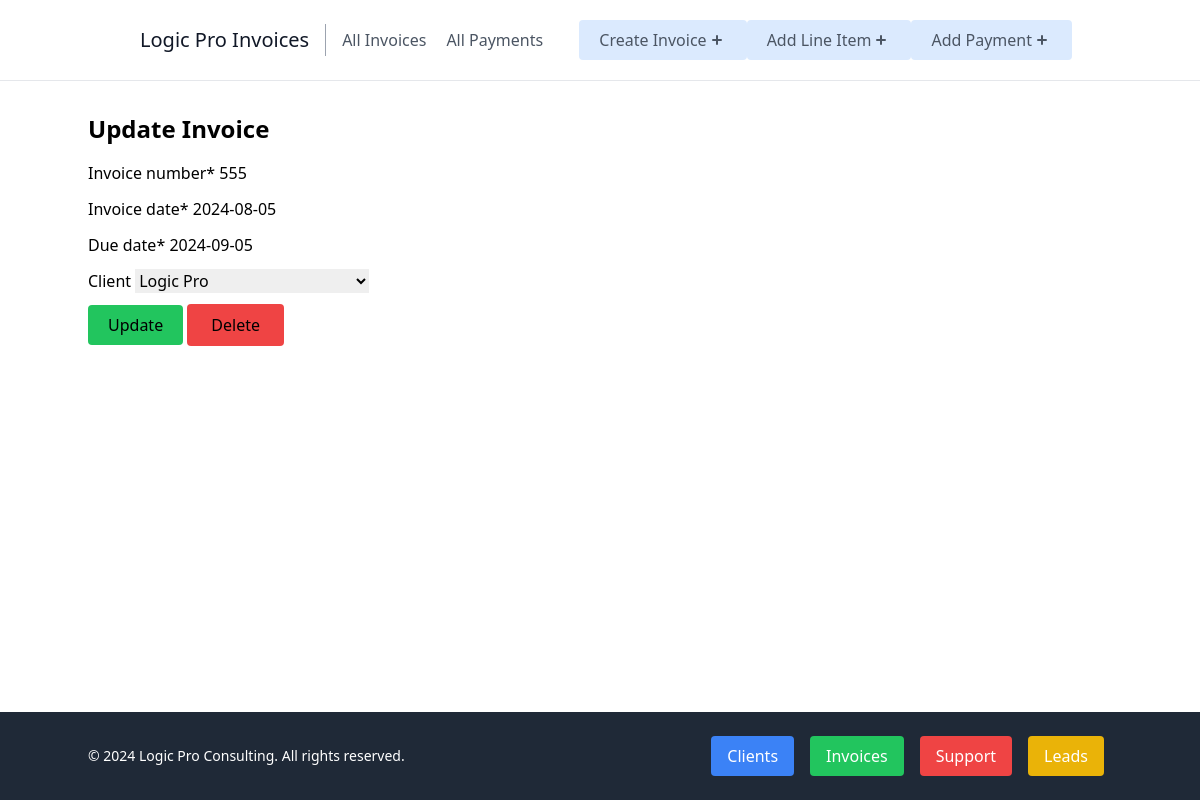
Screenshot of /invoices/update/invoice/16/ with the database file from the repository.
### invoices/models.py (models this page shows, shortened)
class Invoice(models.Model):
    invoice_number = models.CharField(max_length=100)
    invoice_date = models.DateField()
    due_date = models.DateField()
    created_at = models.DateTimeField(auto_now_add=True)
    updated_at = models.DateTimeField(auto_now=True)
    client = models.ForeignKey(Client, on_delete=models.CASCADE, related_name='client_invoice', null=True, blank=True)

### invoices/views.py (the view)
# urls.py: path('invoices/update/invoice/<int:invoice_id>/', update_invoice, name='update-invoice'),
def update_invoice(request, invoice_id):
    invoice = get_object_or_404(Invoice, pk=invoice_id)
    if request.method == 'POST':
        form = InvoiceForm(request.POST, instance=invoice)
        if form.is_valid():
            form.save()
            return redirect(reverse('invoice-detail', kwargs={'invoice_id': invoice_id}))
    else:
        form = InvoiceForm(instance=invoice)
    context = {
        'form': form,
        'invoice': invoice,
    }
    return render(request, 'invoices/update_invoice.html', context)

### invoices/forms.py
class InvoiceForm(forms.ModelForm):
    class Meta:
        model = Invoice
        fields = [
            'invoice_number',
            'invoice_date',
            'due_date',
            'client',
        ]

### clients/models.py (called while the page is built)
    def __str__(self):
        return f'{self.company}'

### invoices/templates/invoices/update_invoice.html (shortened to what this page needs)
{% extends 'invoices/_base.html' %}
{% load crispy_forms_tags %}
{% block content %}
<div class="container mx-auto mt-8">
    <h1 class="text-2xl font-bold mb-4">Update Invoice</h1>
    <form method="post">
        {{ form|crispy }}
        <input class="rounded px-5 py-2 bg-green-500 hover:cursor-pointer" type="submit" value="Update">
        <a href="{% url 'delete-invoice' invoice.id %}" class="rounded px-6 py-2.5 bg-red-500 hover:cursor-pointer">Delete</a>
    </form>
</div>
{% endblock %}

### rows the page displays
Invoice: invoice_number "555", invoice_date "2024-08-05", due_date "2024-09-05", client "Logic Pro"
